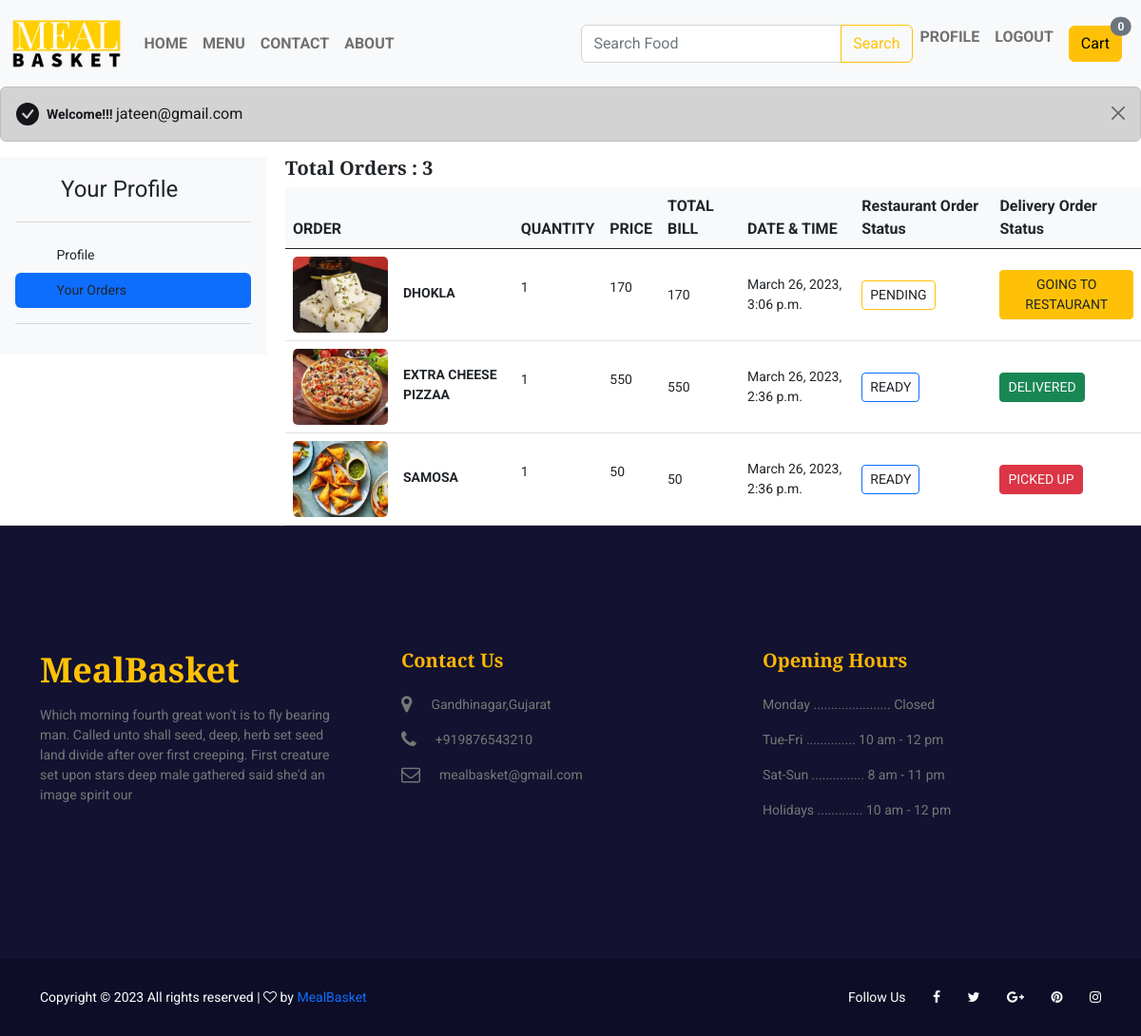
Page /customerorders (signed in) on the committed database.
### applications/accounts/models.py (models this page shows, shortened)
class User(AbstractBaseUser, PermissionsMixin):
    email = models.EmailField(max_length=254, unique=True)
    name = models.CharField(max_length=254, null=True, blank=True)
    is_staff = models.BooleanField(default=False)
    is_superuser = models.BooleanField(default=False)
    is_active = models.BooleanField(default=True)
    is_customer = models.BooleanField('Is Customer',default=False,)
    is_deliveryboy = models.BooleanField('Is DeliveryBoy',default=False)
    is_restaurantowner = models.BooleanField('Is RestaurantOwner',default=False)
    is_admin = models.BooleanField('Is Admin',default=True)
    last_login = models.DateTimeField(null=True, blank=True)
    date_joined = models.DateTimeField(auto_now_add=True)
    USERNAME_FIELD = 'email'
    EMAIL_FIELD = 'email'
    REQUIRED_FIELDS = ['is_customer','is_deliveryboy','is_restaurantowner']
    objects = UserManager()

### applications/checkout/models.py (models this page shows)
class Order(models.Model):
    image = models.ImageField(upload_to='img/order/')
    user = models.ForeignKey(User,on_delete=models.CASCADE)
    restaurant_id = models.CharField(max_length=100)
    order_status = models.CharField(max_length=20, choices=ORDER_STATUS_CHOICES, default='pending')
    delivery_status = models.CharField(max_length=20, choices=DELIVERY_STATUS_CHOICES, default='Going To Restaurant')
    delivery_order_choice = models.CharField(max_length=20, choices=DELIVERY_ORDER_CHOICES, default='Select')
    f_name = models.CharField(max_length=100,default="")
    first_name = models.CharField(max_length=20)
    last_name = models.CharField(max_length=20)
    address = models.TextField()
    state = models.CharField(max_length=30)
    city = models.CharField(max_length=30)
    area = models.CharField(max_length=30)
    phone_number = models.CharField(max_length=10)
    pin_code = models.CharField(max_length=6)
    quantity = models.CharField(max_length=5)
    price = models.IntegerField()
    total = models.CharField(max_length=1000,default="")
    order_total = models.CharField(max_length=1000,default="")
    date = models.DateField(default=datetime.datetime.today)
    time = models.DateTimeField(auto_now_add=True,auto_now=False)

### applications/customer/views.py (the view)
# urls.py: path('customerorders', views.customerorders, name='customerorders'),
def customerorders(request):
    current_user = request.user
    custorders = Order.objects.filter(user=current_user).order_by(F('time').desc())
    return render(request,'customer/custorders.html',{'custorders':custorders})

### templates/customer/custorders.html (shortened to what this page needs)
{% extends "customer/profilebase.html" %}
{% load static %}
{% block profilecontent %}
{% if custorders|length == 0  %}
<h2 class="text-dark p-5 text-center">No Orders</h2>
{% else %}
<h5 class="text-dark">Total Orders : {{custorders|length}}</h5>
<table class="table  table-hover  align-middle mb-0 bg-white">
    <thead class="bg-light">
      <tr>
          <th class=""> <label class="fs-6" for="">ORDER</label> </th>
          <th class=""> <label class="fs-6" for="">QUANTITY</label> </th>
          <th class=""> <label class="fs-6" for="">PRICE</label> </th>
          <th class=""> <label class="fs-6" for="">TOTAL BILL</label> </th>
          <th class=""> <label class="fs-6" for="">DATE & TIME</label> </th>
          <th class=""> <label class="fs-6" for="">Restaurant Order Status</label> </th>
          <th class=""> <label class="fs-6" for="">Delivery Order Status</label> </th>
      </tr>
    </thead>
    <tbody>
        {% for i in custorders  %}
      <tr>
        <td>
          <div class="d-flex align-items-center">
            <img
                src="{{i.image}}"
                alt=""
                style="width: 100px; height: 80px; border-radius:5px"/>
            <div class="ms-3">
              <p class="fw-bold mb-1">{{i.f_name|upper}}</p>
            </div>
          </div>
        </td>
        <td>
          <p>{{i.quantity}}</p>
        </td>
        <td>
          <p>{{i.price}}</p>
        </td>
        <td>{{i.total}}</td>
        <td>
            {{i.time}}
        </td>
        <td>
          {% if i.order_status == 'pending' %}
          <span style="pointer-events: none;" class="text-dark btn btn-outline-warning btn-sm ">{{ i.order_status|upper }} </span>
      {% elif i.order_status == 'accepted' %}
          <span style="pointer-events: none;" class=" text-dark btn btn-outline-success btn-sm">{{ i.order_status|upper }}  <i class="fa-solid fa-circle-check"></i></span>
      {% elif i.order_status == 'ready' %}
          <span style="pointer-events: none;" class="text-dark btn btn-outline-primary btn-sm">{{ i.order_status|upper }} </span>
      {% elif i.order_status == 'preparing' %}
          <span style="pointer-events: none;" class="text-dark btn btn-outline-danger btn-sm">{{ i.order_status|upper }}</span>
      {% else %}
          <span  style="pointer-events: none;">{{ i.order_status }}</span>
      {% endif %}
      </td>
        <td>
          {% if i.delivery_status == 'Going To Restaurant' %}
          <span style="pointer-events: none;" class="text-dark btn btn-warning btn-sm ">{{ i.delivery_status|upper }} </span>
      {% elif i.delivery_status == 'Picked Up' %}
          <span style="pointer-events: none;" class=" text-light btn btn-danger btn-sm">{{ i.delivery_status|upper }}  </span>
          {% else %}
          <span style="pointer-events: none;" class=" text-light btn btn-success btn-sm">{{ i.delivery_status|upper }}  </span>
      {% endif %}
    </td>
  </tr>
  {% endfor %}
</tbody>
</table>
{% endif %}
{% endblock %}

### templates/customer/profilebase.html (shortened to what this page needs)
{% extends "customer/custbase.html" %}
{% load static %}
{% block content %}
{% url 'showuserprofile' as showuserprofile %}
{% url 'customerorders' as customerorders %}
<div class="row g-0">
<div class="col-md-3">
<div class="d-flex flex-column flex-shrink-0 p-3 bg-light" style="width: 280px;">
    <a href="/" class="d-flex align-items-center mb-3 mb-md-0 me-md-auto link-dark text-decoration-none">
      <svg class="bi pe-none me-2" width="40" height="32"><use xlink:href="#bootstrap"></use></svg>
      <span class="fs-4">Your Profile</span>
    </a>
    <hr>
    <ul class="nav nav-pills flex-column mb-auto">
      <li class="nav-item">
        <a href="{% url 'showuserprofile' %}"class="nav-link text-dark " aria-current="page">
          <svg class="bi pe-none me-2" width="16" height="16"><use xlink:href="#home"></use></svg>
          Profile
        </a>
      </li>
      <li>
        <a href="{% url 'customerorders' %}" class="nav-link {% if request.path == customerorders %}
        active
    {% endif %} link-dark">
          <svg class="bi pe-none me-2" width="16" height="16"><use xlink:href="#speedometer2"></use></svg>
          Your Orders
        </a>
      </li>
    </ul>
    <hr>
  </div>
</div>
<div class="col-md-9">
{% block profilecontent %}{% endblock  %}
</div
  {% endblock %}

### templates/customer/custbase.html (shortened to what this page needs)
{% load static %}
{% url 'custhomepage' as custhomepage %}
{% url 'menu' as menu %}
{% url 'contact' as contact %}
{% url 'showuserprofile' as showuserprofile %}
{% url 'foodcart' as foodcart %}
<!DOCTYPE html>
<html>
<head>
    <link href="https://cdn.jsdelivr.net/npm/bootstrap@5.0.2/dist/css/bootstrap.min.css" rel="stylesheet"
>
    <link rel="stylesheet" href="{% static 'assets/css/animate-3.7.0.css' %}">
    <link rel="stylesheet" href="{% static 'assets/css/font-awesome-4.7.0.min.css' %}">
    <link rel="stylesheet" href="{% static 'assets/css/bootstrap.min.css' %}">
    <link rel="stylesheet" href="{% static 'assets/css/owl-carousel.min.css' %}">
    <link rel="stylesheet" href="{% static 'assets/css/jquery.datetimepicker.min.css' %}">
    <link rel="stylesheet" href="{% static '../static/assets/css/style.css' %}">
</head>
<body>
    <nav class="navbar navbar-expand-lg navbar-light bg-light">
        <div class="container-fluid">
            <a class="navbar-brand" href="/"><img src="{% static '../static/assets/images/logo/mealbasket1.png' %}"
                    height="65px" alt=""></a>
            <div class="collapse navbar-collapse" id="navbarSupportedContent">
                <ul class="navbar-nav me-auto mb-2 mb-lg-0">
                    <li class="nav-item">
                        <a class="nav-link  fw-bold fs-6" aria-current="page" href="{% url 'custhomepage' %}">HOME</a>
                    </li>
                    <li class="nav-item">
                        <a class="nav-link
                              fw-bold fs-6" href="{% url 'menu' %}">MENU</a>
                    </li>
                    <li class="nav-item">
                        <a class="nav-link  fw-bold fs-6" href="{% url 'contact' %}">CONTACT</a>
                    </li>
                    <li class="nav-item">
                        <a class="nav-link fw-bold fs-6" href="#">ABOUT</a>
                    </li>
                </ul>
                <div class="col-lg-4 col-6 text-left">
                    <form action="{% url 'search_results' %}">
                        <div class="input-group">
                            <input style="height:40px;" type="text" name="q" class="form-control" placeholder="Search Food">
                            <input type="submit" value="Search" class="btn btn-outline-warning">
                        </div>
                    </form>
                </div>
                <ul class="navbar-nav mb-2 mb-lg-0">
                    {% if request.user.is_authenticated %}
                    <li class="nav-item">
                        <a href="{% url 'showuserprofile' %}"
                            class="text-decoration-none   nav-link fw-bold fs-6" >PROFILE</a></li>
                    <li class="nav-item"><a href="{% url 'custlogout' %}"
                            class="text-decoration-none nav-link fw-bold fs-6">LOGOUT</a></li>
                    <li class="nav-item ml-2"><a href="{% url 'foodcart' %}"
                            class="text-decoration-none nav-link fw-bold fs-6 ">
                            <button type="button" class="btn {% if request.path == foodcart %}
                            btn-danger
                            {% else %}
                            btn-warning
                            {% endif %} position-relative">
                            Cart
                                <span
                                    class="position-absolute top-0 start-100 translate-middle badge rounded-pill bg-secondary">
                                    {{request.session.cart|length}}
                                </span>
                            </button>
                        </a></li>
                    {% endif %}
                </ul>
            </div>
        </div>
    </nav>
    {% if request.user.is_authenticated %}
    <div class="alert alert-dark d-flex align-items-center alert-dismissible fade show" role="alert">
        <svg class="bi flex-shrink-0 me-2" width="24" height="24" role="img" aria-label="Success:"><use xlink:href="#check-circle-fill"/></svg>
        <div>
            <strong> Welcome!!!   </strong> <label for="" class="fs-6 ">{{request.user.email}}</label>
            <button type="button" class="btn-close" data-bs-dismiss="alert" aria-label="Close"></button>
        </div>
      </div>
      {% endif %}
    {% block content %} {% endblock %}
    <footer class="footer-area">
        <div class="footer-widget section-padding">
            <div class="container">
                <div class="row">
                    <div class="col-md-4">
                        <div class="single-widget single-widget1">
                            <a href="index.html" class="text-decoration-none">
                                <h3 class="text-warning">MealBasket</h3>
                            </a>
                            <p class="mt-3">Which morning fourth great won't is to fly bearing man. Called unto shall
                                seed, deep, herb set seed land divide after over first creeping. First creature set upon
                                stars deep male gathered said she'd an image spirit our</p>
                        </div>
                    </div>
                    <div class="col-md-4">
                        <div class="single-widget single-widget2 my-5 my-md-0">
                            <h5 class="mb-4">contact us</h5>
                            <div class="d-flex">
                                <div class="into-icon">
                                    <i class="fa fa-map-marker"></i>
                                </div>
                                <div class="info-text">
                                    <p>Gandhinagar,Gujarat </p>
                                </div>
                            </div>
                            <div class="d-flex">
                                <div class="into-icon">
                                    <i class="fa fa-phone"></i>
                                </div>
                                <div class="info-text">
                                    <p>+919876543210</p>
                                </div>
                            </div>
                            <div class="d-flex">
                                <div class="into-icon">
                                    <i class="fa fa-envelope-o"></i>
                                </div>
                                <div class="info-text">
                                    <p>mealbasket@gmail.com</p>
                                </div>
                            </div>
                        </div>
                    </div>
                    <div class="col-md-4">
                        <div class="single-widget single-widget3">
                            <h5 class="mb-4">opening hours</h5>
                            <p>Monday ...................... Closed</p>
                            <p>Tue-Fri .............. 10 am - 12 pm</p>
                            <p>Sat-Sun ............... 8 am - 11 pm</p>
                            <p>Holidays ............. 10 am - 12 pm</p>
                        </div>
                    </div>
                </div>
            </div>
        </div>
        <div class="footer-copyright">
            <div class="container">
                <div class="row">
                    <div class="col-lg-7 col-md-6">
                        <span>
                            Copyright &copy;
                            <script>document.write(new Date().getFullYear());</script> All rights reserved |
                            <i class="fa fa-heart-o" aria-hidden="true"></i> by <a href="/" target="_blank"
                                class="text-decoration-none">MealBasket</a>
                        </span>
                    </div>
                    <div class="col-lg-5 col-md-6">
                        <div class="social-icons">
                            <ul>
                                <li class="no-margin">Follow Us</li>
                                <li><a href="#" class="text-decoration-none"><i class="fa fa-facebook"></i></a></li>
                                <li><a href="#" class="text-decoration-none"><i class="fa fa-twitter"></i></a></li>
                                <li><a href="#" class="text-decoration-none"><i class="fa fa-google-plus"></i></a></li>
                                <li><a href="#" class="text-decoration-none"><i class="fa fa-pinterest"></i></a></li>
                                <li><a href="#" class="text-decoration-none"><i class="fa fa-instagram"></i></a></li>
                            </ul>
                        </div>
                    </div>
                </div>
            </div>
        </div>
    </footer>
</body>
</html>

### rows in the picture
User: user.email "jateen@gmail.com"
Order: image (picture), f_name "DHOKLA", quantity "1", price "170", total "170", time "March 26, 2023, 3:06 p.m.", order_status "PENDING", delivery_status "GOING TO RESTAURANT"
Order: image (picture), f_name "EXTRA CHEESE PIZZAA", quantity "1", price "550", total "550", time "March 26, 2023, 2:36 p.m.", order_status "READY", delivery_status "DELIVERED"
Order: image (picture), f_name "SAMOSA", quantity "1", price "50", total "50", time "March 26, 2023, 2:36 p.m.", order_status "READY", delivery_status "PICKED UP"

### other values in the picture
{{ request.session.cart|length }} "0"
{{ custorders|length }} "3"
